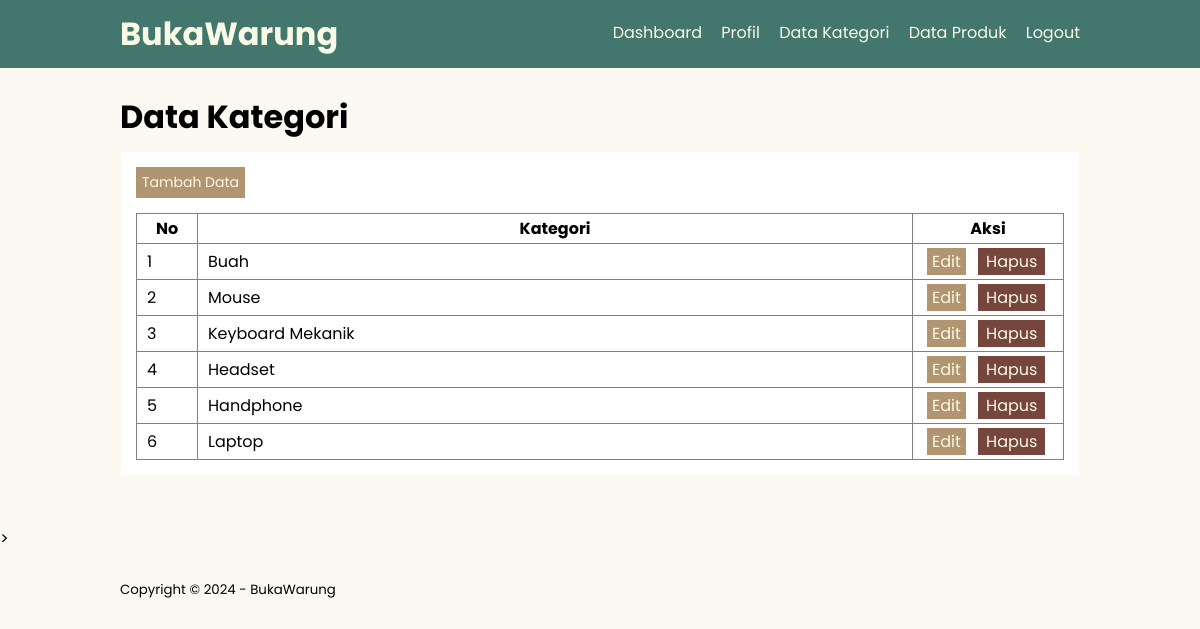
Page /data-kategori.php (signed in) on the committed database.
### tables this page shows
CREATE TABLE `tb_category` (
  `category_id` int NOT NULL,
  `category_name` varchar(25) NOT NULL
);

### data-kategori.php (the view, shortened to what this page needs)
<?php
    include 'db.php';
?>
<!DOCTYPE html>
<html lang="en">
<head>
    <link rel="stylesheet" href="css/style.css">
</head>
<body>
        <header>
            <div class="container">
            <h1><a href="dashboard.php">BukaWarung</a></h1>
            <ul>
                <li><a href="dashboard.php">Dashboard</a></li>
                <li><a href="profil.php">Profil</a></li>
                <li><a href="data-kategori.php">Data Kategori</a></li>
                <li><a href="data-produk.php">Data Produk</a></li>
                <li><a href="logout.php">Logout</a></li>
            </ul>
            </div>
        </header>
        <div class="section">
            <div class="container">
                <h1>Data Kategori</h1>
                <div class="box">
                    <p><a class="btn2" href="tambah-kategori.php">Tambah Data</a></p>
                <table border="1" cellspacing="0" class="table">
                    <thead>
                        <tr>
                            <th width="60px">No</th>
                            <th>Kategori</th>
                            <th width="150px">Aksi</th>
                        </tr>
                    </thead>
                    <tbody>
                        <?php
                        $no = 1;
                        $kategori = mysqli_query($conn, "SELECT * FROM tb_category ORDER BY category_id DESC");
                        if(mysqli_num_rows($kategori) > 1){
                        while($row = mysqli_fetch_array($kategori)){
                        ?>
                        <tr>
                            <td><?php echo $no++ ?></td>
                            <td><?php echo $row['category_name'] ?></td>
                            <td>
                                <a class="edit" href="edit-kategori.php?id=<?php echo $row['category_id']?>">Edit</a>
                                <a class="hapus" href="proses-hapus.php?idk=<?php echo $row['category_id'] ?>" onclick="return confirm('Are You Sure to delete it?')">Hapus</a>
                            </td>
                        </tr>
                    <?php }}else{ ?>
                        <tr>
                            <td colspan="3">tidak ada data</td>
                        </tr>
                    <?php } ?>
                    </tbody>
                </table>
                </div>
            </div>
        </div>>
        <footer>
            <div class="container">
                <small>Copyright &copy; 2024 - BukaWarung</small>
            </div>
        </footer>
</body>
</html>

### css/style.css (style rules this page uses)
* { padding: 0; margin: 0; font-family: "Poppins", sans-serif; }
body { background-color: #FBF9F1; }
a { color: inherit; text-decoration: none; }
.btn2 { margin-bottom: 15px; float: left; background-color: #B19470; color: #F8FAE5; padding: 5px 6px; font-size: 14px; }
header { background-color: #43766C; color: #F8FAE5; }
header h1 { float: left; padding:10px 0; }
header ul { float: right; }
header ul li { display: inline-block; }
header ul li a { padding: 20px 0 20px 15px ; display: inline-block; }
footer { padding: 25px 0; }
.container { width: 80%; margin: 0 auto; font-weight: 400; }
.container:after { content: ''; display: block; clear: both; }
.section { padding: 25px 0; }
.box { background-color: #fff; border: 1px solid #FBF9F1; padding: 15px; box-sizing: border-box; margin: 10px 0 25px 0; }
.box:after { content: ''; display: block; clear: both; }
.table { width: 100%; border-collapse: collapse; }
.table tr { height: 30px; }
.table tr td { padding: 5px 10px; }
.edit { padding: 2px 5px; margin: 0 4px; background-color: #B19470; color: #F8FAE5; }
.hapus { background-color: #76453B; padding: 2px 8px; margin: 0 4px; color: #F8FAE5; }

### rows in the picture
tb_category: category_name "Buah"
tb_category: category_name "Mouse"
tb_category: category_name "Keyboard Mekanik"
tb_category: category_name "Headset"
tb_category: category_name "Handphone"
tb_category: category_name "Laptop"
